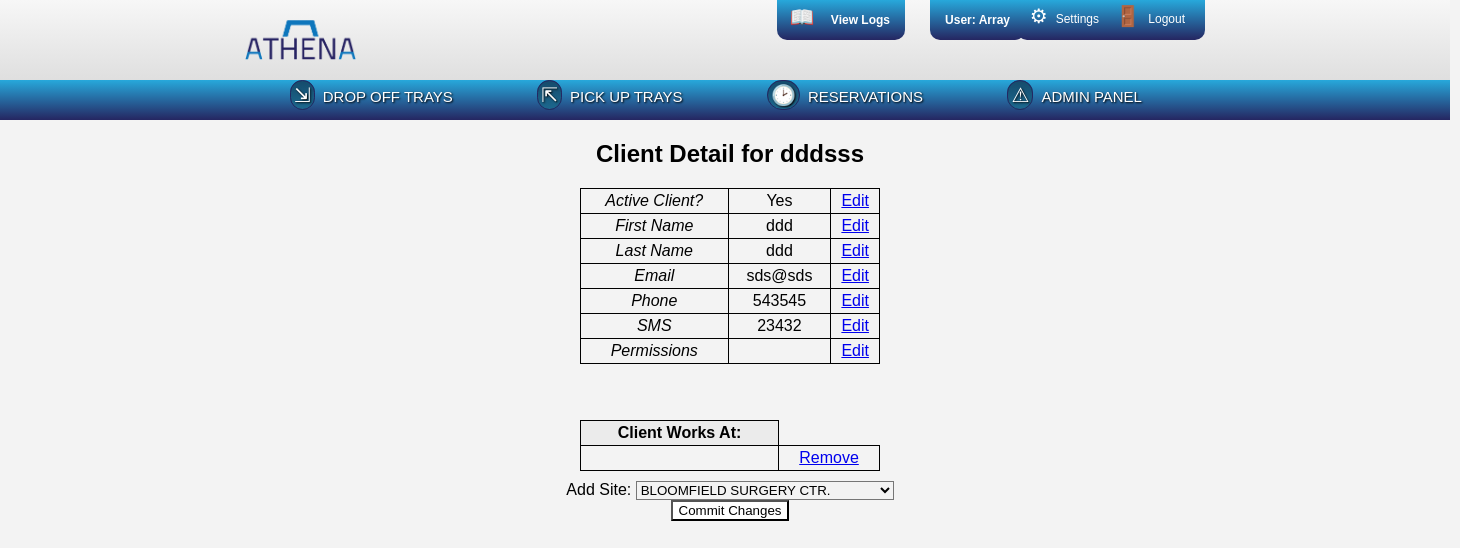
The app's page /www/clients/clientDetail.php?cid=1 (signed in) with its own data.
### tables this page shows
create table if not exists clients 
( cli_id    int(10)      not null auto_increment,
  active    int(1)       not null default 1,
  fname     varchar(255) not null default '',
  lname     varchar(255) not null default '',
  uname     varchar(36)  not null default '',
  pwd       varchar(36)  not null default '',
  email     varchar(255) not null default '',
  phone     varchar(25)  not null default '',
  sms       varchar(25)  not null default '',
  perm      varchar(80)  not null default '',
  primary key (cli_id)
);

create table if not exists cli_site 
( cli_id    int(10)      not null,
  site_id   int(10)      not null,
  unique index (cli_id, site_id)
);

### www/utils/dbConnector.php (called while the page is built, shortened)
<?php
	class dbConnector implements dbConnectInfo {
		protected static $server = dbConnectInfo::HOST;
		protected static $db = dbConnectInfo::DBNAME;
		protected static $user = dbConnectInfo::USER;
		protected static $pass = dbConnectInfo::PW;
		public function doConnect() {
			$hookup = mysqli_connect(self::$server, self::$user, self::$pass, self::$db);
			return $hookup;
		}
	}
?>

### www/clients/clientDetail.php (the view, shortened to what this page needs)
<?php
	require_once "includes.php";
	$worker = new dbWorker();
	echo "<div class='adminTable'>";
	$currentClientId = $_GET['cid'];
	$sql = "SELECT * FROM clients WHERE cli_id='$currentClientId'";
	if($result = $worker->query($sql)) {
		$row = mysqli_fetch_assoc($result);
		extract($row);
		$activeClient = ($active == 1) ? "Yes" : "No";
		echo "<h2>Client Detail for $uname</h2>";
		$table = "<table>" .
		"<tr><td><em>Active Client?</em></td><td>$activeClient</td><td><a href='editClientInfo.php?mtd=active'>Edit</a></td></tr>" .
		"<tr><td><em>First Name</em></td><td>$fname</td><td><a href='editClientInfo.php?mtd=fname'>Edit</a></td></tr>" .
		"<tr><td><em>Last Name</em></td><td>$lname</td><td><a href='editClientInfo.php?mtd=lname'>Edit</a></td></tr>" .
		"<tr><td><em>Email</em></td><td>$email</td><td><a href='editClientInfo.php?mtd=email'>Edit</a></td></tr>" .
		"<tr><td><em>Phone</em></td><td>$phone</td><td><a href='editClientInfo.php?mtd=phone'>Edit</a></td></tr>" .
		"<tr><td><em>SMS</em></td><td>$sms</td><td><a href='editClientInfo.php?mtd=sms'>Edit</a></td></tr>" .
		"<tr><td><em>Permissions</em></td><td>$perm</td><td><a href='editClientInfo.php?mtd=perm'>Edit</a></td></tr>" .
		"</table><br/><br/>";
		echo $table;
		$sql = "SELECT * FROM cli_site WHERE cli_id='$currentClientId'";
		if($result = $worker->query($sql)) {
			$client_site = "<table>" .
			"<tr><th>Client Works At:</th></tr>";
			while ($row = mysqli_fetch_assoc($result)) {
				extract($row);
				$site = $worker->findSite($site_id, "name");
				$client_site .= "<tr><td>$site</td>" .
				"<td><a href='clientDetail.php?del=$site_id&cid=$currentClientId'>Remove</a></td></tr>";
			}
			$client_site .= "</table>";
			echo "$client_site";
		}
		$siteSelector = $worker->createSelector("sites", "name", "site_id");
		$siteForm = "<form action='clientDetail.php?cid=$currentClientId' method='post'>" .
		"Add Site: $siteSelector <br/>" .
		"<input type='submit' value='Commit Changes' />  </form>";
		echo "$siteForm";
		echo "</div>";
	} else {
		echo "Error connecting to database";
	}
?>

### www/styles.css (style rules this page uses)
* { background: none repeat scroll 0% 0% transparent; }
body { font-family: helvetica, sans-serif; margin: 0; background: #f3f3f3; overflow-x:hidden; }
input, textarea { background: white; }
.main table, .main th, .main td { margin-top: 10px; margin-bottom: 10px; padding: 3px; max-width: 400px; word-wrap: break-word; border-collapse: collapse; }
.adminTable th, .adminTable td { border: 1px solid black; margin-top: 10px; margin-bottom: 10px; padding: 3px; max-width: 400px; word-wrap: break-word; border-collapse: collapse; }
.adminTable th { background: #EBEBEB; max-width: 500px; }
.main table { width: 300px; margin-left: auto; margin-right: auto; }
.main div { margin-left: auto; margin-right: auto; }

### records on screen
clients: uname "dddsss", active "Yes", fname "ddd", lname "ddd", email "sds@sds", phone "543545", sms "23432"

### other values on screen
$userStr "Array"
form field newsites "BLOOMFIELD SURGERY CTR."
